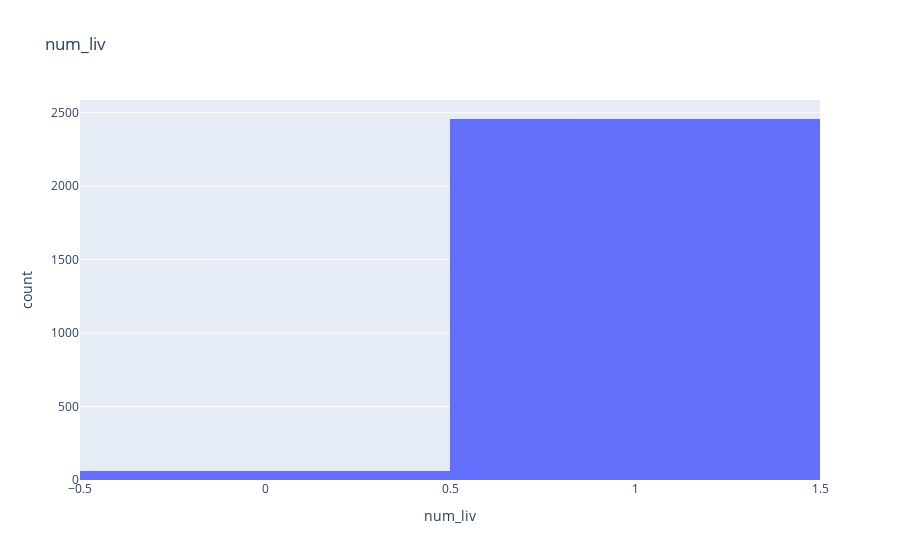

The code cell stored with this chart in its notebook:
### Code cell
# Check distribution of num_liv.
fig_tmp = px.histogram(df_raw_hh, x= "num_liv", title= "num_liv")
fig_tmp.show()

### Figure 1 — Plotly figure (JSON) as saved in the notebook; plotly's stock layout.template omitted (floating-point values rounded to 4 significant figures; data arrays with more than 128 entries replaced by an {"elided": "..."} marker saying what was removed)
{"data": [{"alignmentgroup": "True", "bingroup": "x", "hovertemplate": "num_liv=%{x}<br>count=%{y}<extra></extra>", "legendgroup": "", "marker": {"color": "#636efa", "pattern": {"shape": ""}}, "name": "", "offsetgroup": "", "orientation": "v", "showlegend": false, "type": "histogram", "x": {"elided": "2520 int values"}, "xaxis": "x", "yaxis": "y"}], "layout": {"barmode": "relative", "legend": {"tracegroupgap": 0}, "title": {"text": "num_liv"}, "xaxis": {"anchor": "y", "domain": [0, 1], "title": {"text": "num_liv"}}, "yaxis": {"anchor": "x", "domain": [0, 1], "title": {"text": "count"}}}}
